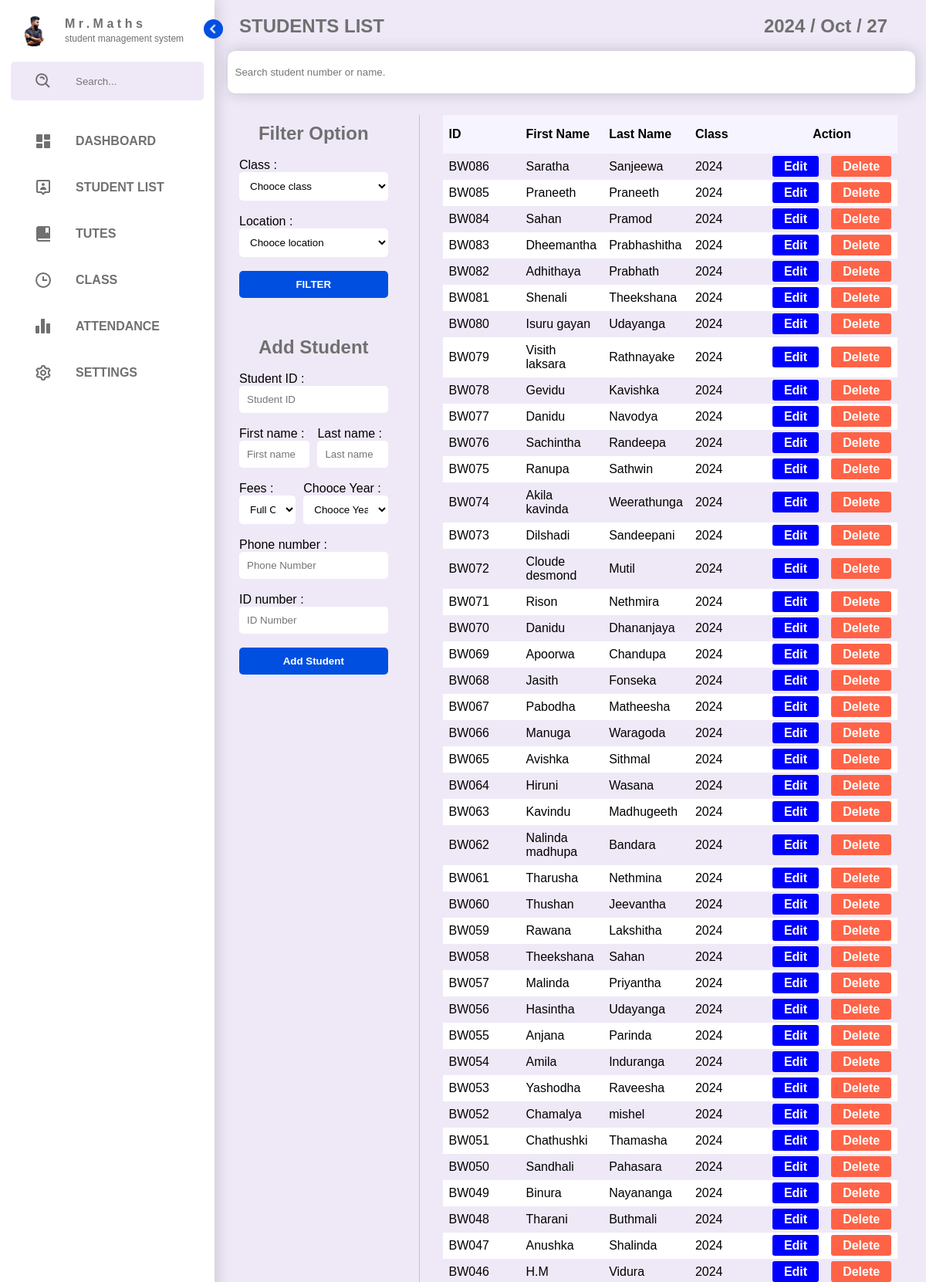
The page /user-list.php (signed in, upper part) on the database its author committed.
### tables this page shows
CREATE TABLE `student` (
  `ID` int(100) NOT NULL,
  `Student_ID` varchar(100) NOT NULL,
  `First_name` varchar(100) NOT NULL,
  `Last_name` varchar(100) NOT NULL,
  `Class` varchar(10) NOT NULL,
  `Card` varchar(255) NOT NULL,
  `Phone_number` varchar(20) DEFAULT NULL,
  `ID_number` varchar(255) DEFAULT NULL,
  `Register_date` varchar(20) NOT NULL,
  `Pro-pic` varchar(255) DEFAULT NULL,
  `Status` int(2) NOT NULL
);

### user-list.php (the view, shortened to what this page needs)
<?php
$st_id = "";
$fname = "";
$Lname = "";
$year = "";
$pnumber = "";
$id_number = "";
include("includes/connection.php");
if (isset($_GET['filter_class'])) {
    $filter_class = mysqli_real_escape_string($connection, $_GET['filter_class']);
    $location = mysqli_real_escape_string($connection, $_GET['location']);
    $student_list = "SELECT * FROM `student` WHERE (`Student_ID` LIKE '{$location}%') AND `Class` = '{$filter_class}' ORDER BY `Class` DESC, `Student_ID` DESC ";
} elseif (isset($_POST['search'])) {
    $filter_user = mysqli_real_escape_string($connection, $_POST['search']);
    $student_list = "SELECT * FROM `student` WHERE (`Student_ID` LIKE '%{$filter_user}%' OR `First_name` LIKE '%{$filter_user}%' OR `Last_name` LIKE '%{$filter_user}%') ORDER BY `Class` DESC, `Student_ID` DESC ";
} else {
    $student_list = "SELECT * FROM `student` ORDER BY `Class` DESC, `Student_ID` DESC ";
}
$student_list_result = mysqli_query($connection, $student_list);
?>
<!DOCTYPE html>
<html lang="en">
<head>
    <link rel="stylesheet" href="assect/css/style.css">
</head>
<body>
    <div class="webcontent">
        <?php
        include("includes/sidenav.php");
        ?>
        <section class="content">
            <div class="date">
                <h1> STUDENTS LIST </h1>
                <h1> <?php echo date("Y / M / d"); ?> </h1>
            </div>
            <br>
            <div class="search">
                <form method="post">
                    <p> <input type="search" name="search" placeholder="Search student number or name." autofocus> </p>
                </form>
            </div>
            <br>
            <div class="main_airea">
                <div class="filters">
                    <div>
                        <h2> Filter Option </h2>
                        <br>
                        <form method="get">
                            <p>
                                <label for="class"> Class : </label>
                                <select name="filter_class" id="class" required>
                                    <option value=""> Chooce class </option>
                                </select>
                            </p>
                            <br>
                            <p>
                                <label for="location"> Location : </label>
                                <select name="location" id="location" required>
                                    <option value=""> Chooce location </option>
                                </select>
                            </p>
                            <br>
                            <p>
                                <input type="submit" value="FILTER" name="filter">
                            </p>
                        </form>
                    </div>
                    <div>
                        <h2> Add Student </h2>
                        <br>
                        <form method="post">
                            <p>
                                <label for="st_id"> Student ID : </label>
                                <input type="text" name="st_id" id="st_id" placeholder="Student ID" value="<?php
                                                                                                            if (isset($_COOKIE['st_id'])) {
                                                                                                                $currentId = $_COOKIE['st_id'];
                                                                                                                preg_match('/^([a-zA-Z]+)(\d+)$/', $currentId, $matches);
                                                                                                                if (isset($matches[1]) && isset($matches[2])) {
                                                                                                                    $letterPart = $matches[1];
                                                                                                                    $numberPart = (int) $matches[2];
                                                                                                                    $numberPart++;
                                                                                                                    $newValue = $letterPart . str_pad($numberPart, 3, '0', STR_PAD_LEFT);
                                                                                                                    echo $newValue;
                                                                                                                } else {
                                                                                                                    echo $currentId;
                                                                                                                }
                                                                                                            } else {
                                                                                                                echo $st_id;
                                                                                                            }
                                                                                                            ?>" required>
                            </p>
                            <br>
                            <div class="double">
                                <p>
                                    <label for="fname"> First name : </label>
                                    <input type="text" name="fname" id="fname" placeholder="First name" value="<?php echo $fname; ?>" required>
                                </p>
                                <p>
                                    <label for="Lname"> Last name : </label>
                                    <input type="text" name="Lname" id="Lname" placeholder="Last name" value="<?php echo $Lname; ?>" required>
                                </p>
                            </div>
                            <br>
                            <div class="double">
                                <p>
                                    <label for="fees"> Fees : </label>
                                    <select name="fees" id="fees">
                                        <option value="Full"> Full Card </option>
                                    </select>
                                </p>
                                <p>
                                    <label for="year"> Chooce Year : </label>
                                    <select name="year" required>
                                        <option value="<?php echo $year; ?>"> Chooce Year </option>
                                    </select>
                                </p>
                            </div>
                            <br>
                            <p>
                                <label for="pnumber"> Phone number : </label>
                                <input type="number" name="pnumber" id="pnumber" placeholder="Phone Number" value="<?php echo $pnumber; ?>">
                            </p>
                            <br>
                            <p>
                                <label for="id_number"> ID number : </label>
                                <input type="number" name="id_number" id="id_number" placeholder="ID Number" value="<?php echo $id_number; ?>">
                            </p>
                            <br>
                            <p>
                                <input type="submit" name="add_student" value="Add Student">
                            </p>
                        </form>
                    </div>
                </div>
                <div class="students">
                    <table>
                        <?php
                        if (mysqli_num_rows($student_list_result) > 0) {
                            echo "
                            <tr>
                                <th> ID </th>
                                <th> First Name </th>
                                <th> Last Name </th>
                                <th> Class </th>
                                <th colspan='3' style='text-align: center;'> Action </th>
                            </tr>
                            ";
                            while ($student_details = mysqli_fetch_assoc($student_list_result)) {
                                echo "
                                <tr>
                                    <td> {$student_details['Student_ID']} </td>
                                    <td> {$student_details['First_name']} </td>
                                    <td> {$student_details['Last_name']} </td>
                                    <td> {$student_details['Class']} </td>
                                    <td style='display: none;'> <span class='view'> <a href='view-details.php?student_id={$student_details['ID']}'>View</a> </span> </td>
                                    <td> <a href='user-list.php?edit_student_id={$student_details['ID']}'>Edit</a> </td>
                                    <td> <span class='delete'> <a href='user-list.php?remove_student_id={$student_details['ID']}' class='delete' onclick='return confirmRemoval();'>Delete</a> </span> </td>
                                </tr>
                                ";
                            }
                        }
                        ?>
                    </table>
                </div>
            </div>
        </section>
    </div>
</body>
</html>

### assect/css/style.css (style rules this page uses)
:root { --body-color: #efe9f7; --light-box: #fff; --primary: #004fe1; --primary_hover: #08a1f7; --primary-light: #f6f5ff; --toggle: #ddd; --text: #707070; --ligt-text: #ffffff; --shadow: #00000030; --tomato: tomato; --blue: blue; --skyblue: skyblue; --black-text: #000; --input-color: #000; --download: #695cfe; --tran-01: all 0.2s ease; --tran-02: all 0.3s ease; --tran-03: all 0.5s ease; }
* { margin: 0; padding: 0; font-family: sans-serif; }
body { background-color: var(--body-color); }
.webcontent { width: 100%; max-width: 1920px; margin: auto; overflow-x: hidden; }
.search { background-color: var(--body-color); border-radius: 5px; }
.content { max-width: 1920px; height: 100vh; margin-left: 290px; margin-right: 10px; position: relative; transition: var(--tran-03); }
.date { display: flex; justify-content: space-between; align-items: center; padding: 0 20px; }
.date h1 { padding: 20px 20px 0 0; box-sizing: border-box; color: var(--text); }
.double { display: flex; gap: 10px; }
.main_airea { width: 100%; padding: 10px; box-sizing: border-box; display: grid; grid-template-columns: 1fr 3fr; grid-gap: 30px; }
.filters { padding: 10px; box-sizing: border-box; height: calc(100vh - 200px); display: flex; flex-direction: column; gap: 50px; }
.filters h2 { text-align: center; color: var(--text); }
.filters form input, .filters form select { width: 100%; padding: 10px; box-sizing: border-box; border-radius: 5px; outline: none; border: none; background-color: var(--light-box); }
.filters form input[type="submit"] { background-color: var(--primary); color: var(--ligt-text); font-weight: bold; cursor: pointer; transition: var(--tran-02); }
.students { width: 100%; height: calc(100vh - 160px); overflow: scroll; border-left: 1px solid var(--shadow); padding: 0 30px; box-sizing: border-box; }
table { width: 100%; border-collapse: collapse; color: var(--black-text); table-layout: auto; }
table tr { transition: var(--tran-02); }
table tr th { background-color: var(--primary-light); height: 50px; text-align: left; min-width: 100px; }
table tr th, table tr td { padding: 8px; box-sizing: border-box; }
table tr td a { padding: 5px 15px; background-color: var(--blue); text-decoration: none; font-weight: bold; border-radius: 3px; color: var(--ligt-text); transition: var(--tran-02); }
table tr td .delete a { background-color: var(--tomato); color: var(--ligt-text); }
table tr:nth-child(odd) { background-color: var(--light-box); }
.content .search form { width: 99%; margin: auto; }
.content .search form input { width: 100%; padding: 20px 10px; box-sizing: border-box; border-radius: 10px; border: none; outline: none; background-color: var(--light-box); box-shadow: 0 0 20px var(--shadow); }

### rows shown on the page
student: Student_ID "BW086", First_name "Saratha", Last_name "Sanjeewa", Class "2024"
student: Student_ID "BW085", First_name "Praneeth", Last_name "Praneeth", Class "2024"
student: Student_ID "BW084", First_name "Sahan", Last_name "Pramod", Class "2024"
student: Student_ID "BW083", First_name "Dheemantha", Last_name "Prabhashitha", Class "2024"
student: Student_ID "BW082", First_name "Adhithaya", Last_name "Prabhath", Class "2024"
student: Student_ID "BW081", First_name "Shenali", Last_name "Theekshana", Class "2024"
student: Student_ID "BW080", First_name "Isuru gayan", Last_name "Udayanga", Class "2024"
student: Student_ID "BW079", First_name "Visith laksara", Last_name "Rathnayake", Class "2024"
student: Student_ID "BW078", First_name "Gevidu", Last_name "Kavishka", Class "2024"
student: Student_ID "BW077", First_name "Danidu", Last_name "Navodya", Class "2024"
student: Student_ID "BW076", First_name "Sachintha", Last_name "Randeepa", Class "2024"
student: Student_ID "BW075", First_name "Ranupa", Last_name "Sathwin", Class "2024"
student: Student_ID "BW074", First_name "Akila kavinda", Last_name "Weerathunga", Class "2024"
student: Student_ID "BW073", First_name "Dilshadi", Last_name "Sandeepani", Class "2024"
student: Student_ID "BW072", First_name "Cloude desmond", Last_name "Mutil", Class "2024"
student: Student_ID "BW071", First_name "Rison", Last_name "Nethmira", Class "2024"
student: Student_ID "BW070", First_name "Danidu", Last_name "Dhananjaya", Class "2024"
student: Student_ID "BW069", First_name "Apoorwa", Last_name "Chandupa", Class "2024"
student: Student_ID "BW068", First_name "Jasith", Last_name "Fonseka", Class "2024"
student: Student_ID "BW067", First_name "Pabodha", Last_name "Matheesha", Class "2024"
student: Student_ID "BW066", First_name "Manuga", Last_name "Waragoda", Class "2024"
student: Student_ID "BW065", First_name "Avishka", Last_name "Sithmal", Class "2024"
student: Student_ID "BW064", First_name "Hiruni", Last_name "Wasana", Class "2024"
student: Student_ID "BW063", First_name "Kavindu", Last_name "Madhugeeth", Class "2024"
student: Student_ID "BW062", First_name "Nalinda madhupa", Last_name "Bandara", Class "2024"
student: Student_ID "BW061", First_name "Tharusha", Last_name "Nethmina", Class "2024"
student: Student_ID "BW060", First_name "Thushan", Last_name "Jeevantha", Class "2024"
student: Student_ID "BW059", First_name "Rawana", Last_name "Lakshitha", Class "2024"
student: Student_ID "BW058", First_name "Theekshana", Last_name "Sahan", Class "2024"
student: Student_ID "BW057", First_name "Malinda", Last_name "Priyantha", Class "2024"
student: Student_ID "BW056", First_name "Hasintha", Last_name "Udayanga", Class "2024"
student: Student_ID "BW055", First_name "Anjana", Last_name "Parinda", Class "2024"
student: Student_ID "BW054", First_name "Amila", Last_name "Induranga", Class "2024"
student: Student_ID "BW053", First_name "Yashodha", Last_name "Raveesha", Class "2024"
student: Student_ID "BW052", First_name "Chamalya", Last_name "mishel", Class "2024"
student: Student_ID "BW051", First_name "Chathushki", Last_name "Thamasha", Class "2024"
student: Student_ID "BW050", First_name "Sandhali", Last_name "Pahasara", Class "2024"
student: Student_ID "BW049", First_name "Binura", Last_name "Nayananga", Class "2024"
student: Student_ID "BW048", First_name "Tharani", Last_name "Buthmali", Class "2024"
student: Student_ID "BW047", First_name "Anushka", Last_name "Shalinda", Class "2024"
student: Student_ID "BW046", First_name "H.M", Last_name "Vidura", Class "2024"
